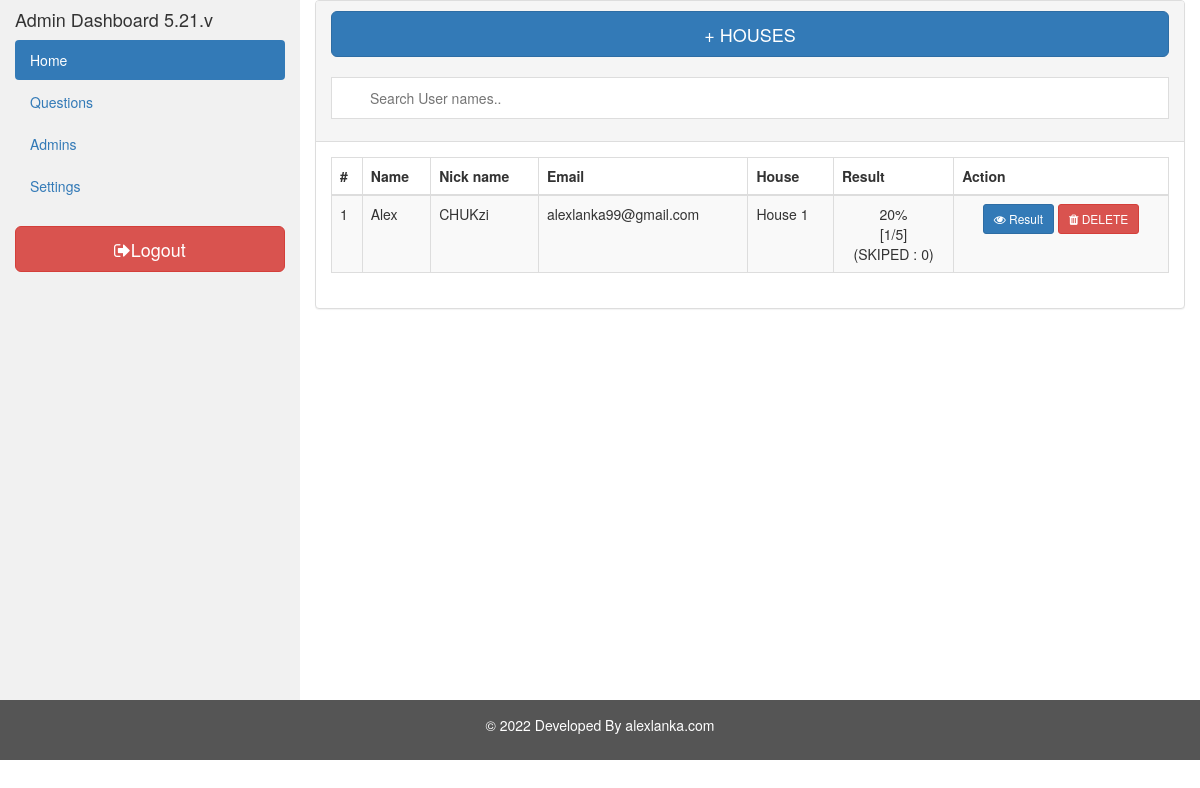
The page /admin/dashboard.php (signed in) on the database its author committed.
### tables this page shows
CREATE TABLE `users` (
  `id` int(11) NOT NULL,
  `name` varchar(50) NOT NULL,
  `nick_name` varchar(50) NOT NULL,
  `email` varchar(50) NOT NULL,
  `house_id` int(11) NOT NULL,
  `time` timestamp NOT NULL DEFAULT current_timestamp(),
  `s_time` datetime NOT NULL
);

CREATE TABLE `houses` (
  `id` int(11) NOT NULL,
  `h_name` varchar(50) NOT NULL,
  `time` timestamp NOT NULL DEFAULT current_timestamp()
);

### admin/dashboard.php (the view, shortened to what this page needs)
<?php
include('includes/config.php');
if(strlen($_SESSION['alogin'])==0)
	{
header('location:index.php');
}
else{
?>
<!DOCTYPE html>
<html lang="en">
<head>
  <link rel="stylesheet" href="https://maxcdn.bootstrapcdn.com/bootstrap/3.4.1/css/bootstrap.min.css">
  <link rel="stylesheet" href="https://cdnjs.cloudflare.com/ajax/libs/font-awesome/4.7.0/css/font-awesome.min.css">
</head>
<body>
<div class="container-fluid">
  <div class="row content">
  <?php include('includes/left-bar.php');?>
  <div class="col-sm-9">
	<div class="panel panel-default">
	  <div class="panel-heading">
      <button type="button" class="btn btn-primary btn-lg btn-block" data-toggle="modal" data-target="#exampleModal" data-whatever="@mdo"><i class="fa fa-pulse" aria-hidden="true"></i>+ HOUSES</button>
      <br>
      <input type="text" id="myInput" onkeyup="myFunction()" placeholder="Search User names.." title="Type in a name"></div>
	 	<div class="panel-body">
	 		<table id="myTable" class="display table table-striped table-bordered table-hover" cellspacing="0" width="100%">
	 			<thead>
	 				<tr>
            <th>#</th>
            <th>Name</th>
            <th>Nick name</th>
            <th>Email</th>
            <th>House</th>
            <th>Result</th>
            <th>Action</th>
	 				</tr>
	 			</thead>
	 			<tbody>
        <?php $sql = "SELECT * from users order by time DESC";
        $query = $dbh -> prepare($sql);
        $query->execute();
        $results=$query->fetchAll(PDO::FETCH_OBJ);
        if($query->rowCount() > 0)
        {
        foreach($results as $result)
        {
        $sql = "SELECT * from houses where id = '{$result->house_id}'";
        $query = $dbh -> prepare($sql);
        $query->execute();
        $result_house=$query->fetch(PDO::FETCH_OBJ);
      $sql = "SELECT * from a_table WHERE u_id = '{$result->id}' ";
        $query = $dbh -> prepare($sql);
        $query->execute();
        $results_answer=$query->fetchAll(PDO::FETCH_OBJ);
        $cnt=1;
        $writed = 0;
        $my_c_answ = 0;
        $skiped = 0;
        if($query->rowCount() > 0)
        {
        foreach($results_answer as $answer)
        {
            $sql = "SELECT * from q_table where id = '{$answer->q_id}'";
            $query = $dbh -> prepare($sql);
            $query->execute();
            $result_my=$query->fetch(PDO::FETCH_OBJ);
            if (!$answer->q_answer == 0) {
              $writed++;
              if ($result_my->r_answer==$answer->q_answer) {
                $my_c_answ++;
              }
            } else {
              $skiped++;
            }
          }
        }
        $my_h_re = $my_c_answ / $writed * 100;
        ?>
          	<tr>
            <td><?php echo($cnt);?></td>
	 					<td><?php echo htmlentities($result->name);?></td>
            <td><?php echo htmlentities($result->nick_name);?></td>
            <td><?php echo htmlentities($result->email);?></td>
            <td><?php echo htmlentities($result_house->h_name);?></td>
            <td>
              <center><?php echo intval($my_h_re); ?>%<br>[<?php echo $my_c_answ;?>/<?php echo $writed;?>]<br>
              (SKIPED : <?php echo $skiped; ?>)<br></center>
            </td>
            <td>
              <center>
<a href="result_view.php?id=<?php echo $result->id;?>"><button type="button" class="btn btn-primary btn-sm" data-toggle="modal" data-target="#staticBackdrop"><i class="fa fa-eye"></i>&nbsp;Result</button></a>
               <a href="dashboard.php?u_del=<?php echo $result->id;?>"><button type="button" class="btn btn-danger btn-sm" data-toggle="modal" data-target="#staticBackdrop" onclick="return confirm('Are you sure want to Delete this?');"><i class="fa fa-trash"></i>&nbsp;DELETE</button></a>
              </center>
            </td>
	 				</tr>
        <?php $cnt=$cnt+1; }} else {echo "<td colspan='7'><center>No users yet</center></td>";}?>
	 			</tbody>
	 		</table>
	 	   </div>
	   </div>
    </div>
  </div>
</div>
<footer class="container-fluid">
  <p>&copy; <?php echo date("Y"); ?> Developed By <a style="color: #FFFFFF;" href="https://alexlanka.com/" target="_blank">alexlanka.com</a></p>
</footer>
</body>
</html>
<?php } ?>

### admin/dashboard.php (style rules this page uses)
.row.content { height: 700px; }
footer { background-color: #555; color: white; padding: 15px; text-align: center; }
#myInput { background-image: url('https://www.w3schools.com/css/searchicon.png'); background-position: 10px 10px; background-repeat: no-repeat; width: 100%; font-size: 14px; padding: 10px 18px 10px 38px; border: 1px solid #ddd; margin-bottom: 12px; }

### rows shown on the page
users: cnt "1", name "Alex", nick_name "CHUKzi", email "alexlanka99@gmail.com", house.h_name "House 1", my_h_re "20", my_c_answ "1", writed "5", skiped "0"
